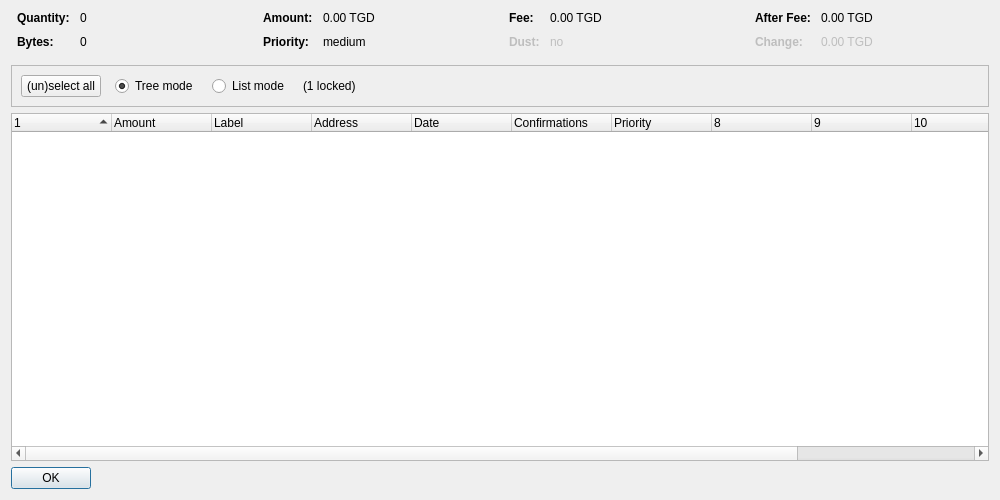
<?xml version="1.0" encoding="UTF-8"?>
<ui version="4.0">
 <class>CoinControlDialog</class>
 <widget class="QDialog" name="CoinControlDialog">
  <property name="geometry">
   <rect>
    <x>0</x>
    <y>0</y>
    <width>1000</width>
    <height>500</height>
   </rect>
  </property>
  <property name="windowTitle">
   <string>Coin Control Address Selection</string>
  </property>
  <layout class="QVBoxLayout" name="verticalLayout">
   <item>
    <layout class="QHBoxLayout" name="horizontalLayoutTop" stretch="0,0,0,0">
     <property name="topMargin">
      <number>0</number>
     </property>
     <property name="bottomMargin">
      <number>10</number>
     </property>
     <item>
      <layout class="QFormLayout" name="formLayoutCoinControl1">
       <property name="horizontalSpacing">
        <number>10</number>
       </property>
       <property name="verticalSpacing">
        <number>10</number>
       </property>
       <property name="leftMargin">
        <number>6</number>
       </property>
       <property name="rightMargin">
        <number>6</number>
       </property>
       <item row="0" column="0">
        <widget class="QLabel" name="labelCoinControlQuantityText">
         <property name="font">
          <font>
           <weight>75</weight>
           <bold>true</bold>
          </font>
         </property>
         <property name="text">
          <string>Quantity:</string>
         </property>
        </widget>
       </item>
       <item row="0" column="1">
        <widget class="QLabel" name="labelCoinControlQuantity">
         <property name="cursor">
          <cursorShape>IBeamCursor</cursorShape>
         </property>
         <property name="contextMenuPolicy">
          <enum>Qt::ActionsContextMenu</enum>
         </property>
         <property name="text">
          <string notr="true">0</string>
         </property>
         <property name="textInteractionFlags">
          <set>Qt::LinksAccessibleByMouse|Qt::TextSelectableByKeyboard|Qt::TextSelectableByMouse</set>
         </property>
        </widget>
       </item>
       <item row="1" column="0">
        <widget class="QLabel" name="labelCoinControlBytesText">
         <property name="font">
          <font>
           <weight>75</weight>
           <bold>true</bold>
          </font>
         </property>
         <property name="text">
          <string>Bytes:</string>
         </property>
        </widget>
       </item>
       <item row="1" column="1">
        <widget class="QLabel" name="labelCoinControlBytes">
         <property name="cursor">
          <cursorShape>IBeamCursor</cursorShape>
         </property>
         <property name="contextMenuPolicy">
          <enum>Qt::ActionsContextMenu</enum>
         </property>
         <property name="text">
          <string notr="true">0</string>
         </property>
         <property name="textInteractionFlags">
          <set>Qt::LinksAccessibleByMouse|Qt::TextSelectableByKeyboard|Qt::TextSelectableByMouse</set>
         </property>
        </widget>
       </item>
      </layout>
     </item>
     <item>
      <layout class="QFormLayout" name="formLayoutCoinControl2">
       <property name="horizontalSpacing">
        <number>10</number>
       </property>
       <property name="verticalSpacing">
        <number>10</number>
       </property>
       <property name="leftMargin">
        <number>6</number>
       </property>
       <property name="rightMargin">
        <number>6</number>
       </property>
       <item row="0" column="0">
        <widget class="QLabel" name="labelCoinControlAmountText">
         <property name="font">
          <font>
           <weight>75</weight>
           <bold>true</bold>
          </font>
         </property>
         <property name="text">
          <string>Amount:</string>
         </property>
        </widget>
       </item>
       <item row="0" column="1">
        <widget class="QLabel" name="labelCoinControlAmount">
         <property name="cursor">
          <cursorShape>IBeamCursor</cursorShape>
         </property>
         <property name="contextMenuPolicy">
          <enum>Qt::ActionsContextMenu</enum>
         </property>
         <property name="text">
          <string notr="true">0.00 TGD</string>
         </property>
         <property name="textInteractionFlags">
          <set>Qt::LinksAccessibleByMouse|Qt::TextSelectableByKeyboard|Qt::TextSelectableByMouse</set>
         </property>
        </widget>
       </item>
       <item row="1" column="0">
        <widget class="QLabel" name="labelCoinControlPriorityText">
         <property name="font">
          <font>
           <weight>75</weight>
           <bold>true</bold>
          </font>
         </property>
         <property name="text">
          <string>Priority:</string>
         </property>
        </widget>
       </item>
       <item row="1" column="1">
        <widget class="QLabel" name="labelCoinControlPriority">
         <property name="cursor">
          <cursorShape>IBeamCursor</cursorShape>
         </property>
         <property name="contextMenuPolicy">
          <enum>Qt::ActionsContextMenu</enum>
         </property>
         <property name="text">
          <string notr="true">medium</string>
         </property>
         <property name="textInteractionFlags">
          <set>Qt::LinksAccessibleByMouse|Qt::TextSelectableByKeyboard|Qt::TextSelectableByMouse</set>
         </property>
        </widget>
       </item>
      </layout>
     </item>
     <item>
      <layout class="QFormLayout" name="formLayoutCoinControl3">
       <property name="horizontalSpacing">
        <number>10</number>
       </property>
       <property name="verticalSpacing">
        <number>10</number>
       </property>
       <property name="leftMargin">
        <number>6</number>
       </property>
       <property name="rightMargin">
        <number>6</number>
       </property>
       <item row="0" column="0">
        <widget class="QLabel" name="labelCoinControlFeeText">
         <property name="font">
          <font>
           <weight>75</weight>
           <bold>true</bold>
          </font>
         </property>
         <property name="text">
          <string>Fee:</string>
         </property>
        </widget>
       </item>
       <item row="0" column="1">
        <widget class="QLabel" name="labelCoinControlFee">
         <property name="cursor">
          <cursorShape>IBeamCursor</cursorShape>
         </property>
         <property name="contextMenuPolicy">
          <enum>Qt::ActionsContextMenu</enum>
         </property>
         <property name="text">
          <string notr="true">0.00 TGD</string>
         </property>
         <property name="textInteractionFlags">
          <set>Qt::LinksAccessibleByMouse|Qt::TextSelectableByKeyboard|Qt::TextSelectableByMouse</set>
         </property>
        </widget>
       </item>
       <item row="1" column="0">
        <widget class="QLabel" name="labelCoinControlLowOutputText">
         <property name="enabled">
          <bool>false</bool>
         </property>
         <property name="font">
          <font>
           <weight>75</weight>
           <bold>true</bold>
          </font>
         </property>
         <property name="text">
          <string>Dust:</string>
         </property>
        </widget>
       </item>
       <item row="1" column="1">
        <widget class="QLabel" name="labelCoinControlLowOutput">
         <property name="enabled">
          <bool>false</bool>
         </property>
         <property name="cursor">
          <cursorShape>IBeamCursor</cursorShape>
         </property>
         <property name="contextMenuPolicy">
          <enum>Qt::ActionsContextMenu</enum>
         </property>
         <property name="text">
          <string notr="true">no</string>
         </property>
         <property name="textInteractionFlags">
          <set>Qt::LinksAccessibleByMouse|Qt::TextSelectableByKeyboard|Qt::TextSelectableByMouse</set>
         </property>
        </widget>
       </item>
      </layout>
     </item>
     <item>
      <layout class="QFormLayout" name="formLayoutCoinControl4">
       <property name="horizontalSpacing">
        <number>10</number>
       </property>
       <property name="verticalSpacing">
        <number>10</number>
       </property>
       <property name="leftMargin">
        <number>6</number>
       </property>
       <property name="rightMargin">
        <number>6</number>
       </property>
       <item row="0" column="0">
        <widget class="QLabel" name="labelCoinControlAfterFeeText">
         <property name="font">
          <font>
           <weight>75</weight>
           <bold>true</bold>
          </font>
         </property>
         <property name="text">
          <string>After Fee:</string>
         </property>
        </widget>
       </item>
       <item row="0" column="1">
        <widget class="QLabel" name="labelCoinControlAfterFee">
         <property name="cursor">
          <cursorShape>IBeamCursor</cursorShape>
         </property>
         <property name="contextMenuPolicy">
          <enum>Qt::ActionsContextMenu</enum>
         </property>
         <property name="text">
          <string notr="true">0.00 TGD</string>
         </property>
         <property name="textInteractionFlags">
          <set>Qt::LinksAccessibleByMouse|Qt::TextSelectableByKeyboard|Qt::TextSelectableByMouse</set>
         </property>
        </widget>
       </item>
       <item row="1" column="0">
        <widget class="QLabel" name="labelCoinControlChangeText">
         <property name="enabled">
          <bool>false</bool>
         </property>
         <property name="font">
          <font>
           <weight>75</weight>
           <bold>true</bold>
          </font>
         </property>
         <property name="text">
          <string>Change:</string>
         </property>
        </widget>
       </item>
       <item row="1" column="1">
        <widget class="QLabel" name="labelCoinControlChange">
         <property name="enabled">
          <bool>false</bool>
         </property>
         <property name="cursor">
          <cursorShape>IBeamCursor</cursorShape>
         </property>
         <property name="contextMenuPolicy">
          <enum>Qt::ActionsContextMenu</enum>
         </property>
         <property name="text">
          <string notr="true">0.00 TGD</string>
         </property>
         <property name="textInteractionFlags">
          <set>Qt::LinksAccessibleByMouse|Qt::TextSelectableByKeyboard|Qt::TextSelectableByMouse</set>
         </property>
        </widget>
       </item>
      </layout>
     </item>
    </layout>
   </item>
   <item>
    <widget class="QFrame" name="frame">
     <property name="minimumSize">
      <size>
       <width>0</width>
       <height>40</height>
      </size>
     </property>
     <property name="frameShape">
      <enum>QFrame::StyledPanel</enum>
     </property>
     <property name="frameShadow">
      <enum>QFrame::Sunken</enum>
     </property>
     <layout class="QHBoxLayout" name="horizontalLayout">
      <item>
       <layout class="QHBoxLayout" name="horizontalLayoutPanel" stretch="0,0,0,0,0">
        <property name="spacing">
         <number>14</number>
        </property>
        <item>
         <widget class="QPushButton" name="pushButtonSelectAll">
          <property name="sizePolicy">
           <sizepolicy hsizetype="Maximum" vsizetype="Fixed">
            <horstretch>0</horstretch>
            <verstretch>0</verstretch>
           </sizepolicy>
          </property>
          <property name="text">
           <string>(un)select all</string>
          </property>
          <property name="autoDefault">
           <bool>false</bool>
          </property>
         </widget>
        </item>
        <item>
         <widget class="QRadioButton" name="radioTreeMode">
          <property name="sizePolicy">
           <sizepolicy hsizetype="Maximum" vsizetype="Fixed">
            <horstretch>0</horstretch>
            <verstretch>0</verstretch>
           </sizepolicy>
          </property>
          <property name="text">
           <string>Tree mode</string>
          </property>
          <property name="checked">
           <bool>true</bool>
          </property>
         </widget>
        </item>
        <item>
         <widget class="QRadioButton" name="radioListMode">
          <property name="sizePolicy">
           <sizepolicy hsizetype="Maximum" vsizetype="Fixed">
            <horstretch>0</horstretch>
            <verstretch>0</verstretch>
           </sizepolicy>
          </property>
          <property name="text">
           <string>List mode</string>
          </property>
         </widget>
        </item>
        <item>
         <widget class="QLabel" name="labelLocked">
          <property name="text">
           <string notr="true">(1 locked)</string>
          </property>
         </widget>
        </item>
        <item>
         <spacer name="horizontalSpacer">
          <property name="orientation">
           <enum>Qt::Horizontal</enum>
          </property>
          <property name="sizeHint" stdset="0">
           <size>
            <width>40</width>
            <height>20</height>
           </size>
          </property>
         </spacer>
        </item>
       </layout>
      </item>
     </layout>
    </widget>
   </item>
   <item>
    <widget class="CoinControlTreeWidget" name="treeWidget">
     <property name="contextMenuPolicy">
      <enum>Qt::CustomContextMenu</enum>
     </property>
     <property name="sortingEnabled">
      <bool>false</bool>
     </property>
     <property name="columnCount">
      <number>12</number>
     </property>
     <attribute name="headerShowSortIndicator" stdset="0">
      <bool>true</bool>
     </attribute>
     <attribute name="headerStretchLastSection">
      <bool>false</bool>
     </attribute>
     <column>
      <property name="text">
       <string/>
      </property>
     </column>
     <column>
      <property name="text">
       <string>Amount</string>
      </property>
     </column>
     <column>
      <property name="text">
       <string notr="true">Label</string>
      </property>
     </column>
     <column>
      <property name="text">
       <string>Address</string>
      </property>
     </column>
     <column>
      <property name="text">
       <string>Date</string>
      </property>
     </column>
     <column>
      <property name="text">
       <string>Confirmations</string>
      </property>
      <property name="toolTip">
       <string>Confirmed</string>
      </property>
     </column>
     <column>
      <property name="text">
       <string>Priority</string>
      </property>
     </column>
     <column>
      <property name="text">
       <string/>
      </property>
     </column>
     <column>
      <property name="text">
       <string/>
      </property>
     </column>
     <column>
      <property name="text">
       <string/>
      </property>
     </column>
     <column>
      <property name="text">
       <string/>
      </property>
     </column>
     <column>
      <property name="text">
       <string/>
      </property>
     </column>
    </widget>
   </item>
   <item>
    <widget class="QDialogButtonBox" name="buttonBox">
     <property name="sizePolicy">
      <sizepolicy hsizetype="Maximum" vsizetype="Fixed">
       <horstretch>0</horstretch>
       <verstretch>0</verstretch>
      </sizepolicy>
     </property>
     <property name="orientation">
      <enum>Qt::Horizontal</enum>
     </property>
     <property name="standardButtons">
      <set>QDialogButtonBox::Ok</set>
     </property>
    </widget>
   </item>
  </layout>
 </widget>
 <customwidgets>
  <customwidget>
   <class>CoinControlTreeWidget</class>
   <extends>QTreeWidget</extends>
   <header>coincontroltreewidget.h</header>
  </customwidget>
 </customwidgets>
 <resources/>
 <connections/>
</ui>
